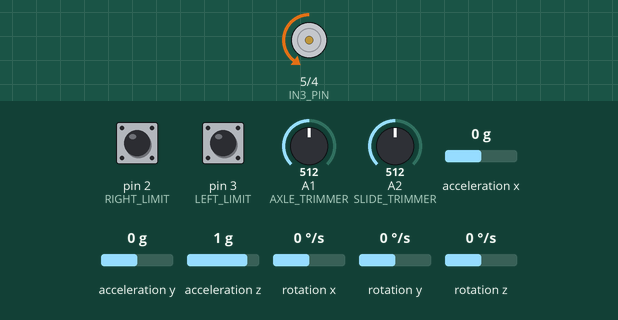
Simulated run of this sketch. Board: Arduino Uno, built with avr-gcc and run on an emulated ATmega328P. On the bench: motor-driver pin pairs drawn as motors (green arrow = first pin HIGH = forward, orange = second pin HIGH = backward, longer = more drive, scaled by the enable pin). Wiring (inferred from the names in the program): MPU-9250 motion sensor at I2C address 0x68. Inputs (shaded band) come from the test bench; at power-on: pin 3 (LEFT_LIMIT) HIGH, pin 2 (RIGHT_LIMIT) HIGH, A1 (AXLE_TRIMMER) = 512, A2 (SLIDE_TRIMMER) = 512, acceleration x 0 g, acceleration y 0 g, acceleration z 1 g, rotation x 0 °/s, rotation y 0 °/s, rotation z 0 °/s. What the sketch prints to the serial monitor is not drawn.

Above: at 0.9 s.
1.1 s: pin 3 (LEFT_LIMIT) pulled LOW for 1 s
At 4.8 s:
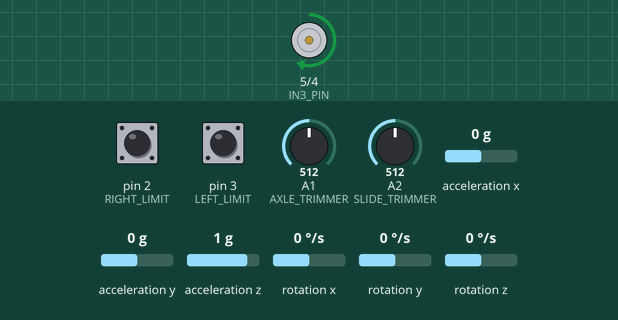
5.1 s: pin 2 (RIGHT_LIMIT) pulled LOW for 0.15 s
At 6.4 s:
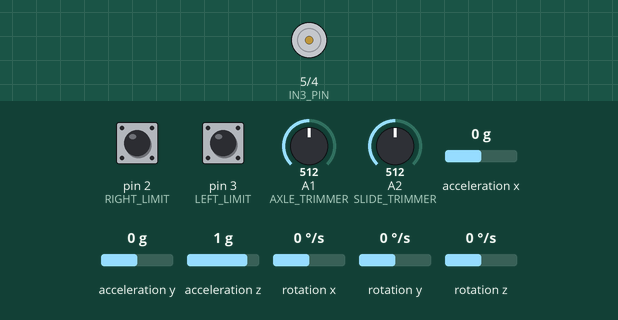
8.2 s: pin 2 (RIGHT_LIMIT) pulled LOW for 3.2 s
At 9.1 s:
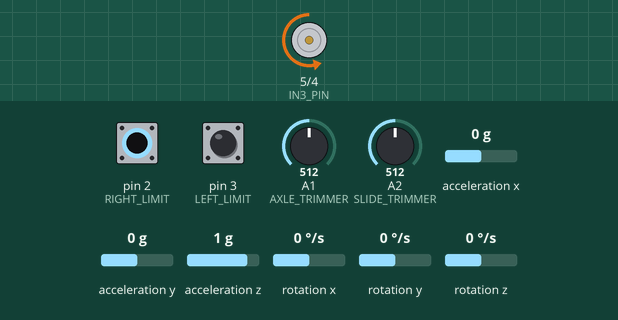
Timing chart, 0 to 11.2 s (numbered marks = the images above; inputs shaded):
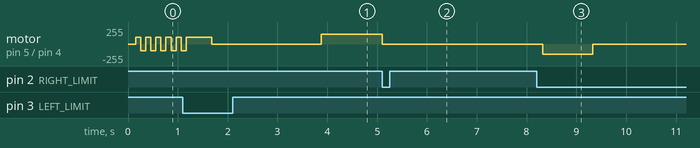

The sketch:

SeeSaw.ino
```cpp
#include <Wire.h>
#include <math.h>

/* ===========================
   Hardware Pins (Motor & Limits)
   =========================== */
#define IN3_PIN        5
#define IN4_PIN        4
#define SPEED_PIN      6
#define LEFT_LIMIT     3     // Active LOW (using INPUT_PULLUP)
#define RIGHT_LIMIT    2     // Active LOW (using INPUT_PULLUP)

/* ===========================
   Potentiometers
   =========================== */
#define AXLE_TRIMMER   A1    // Angle potentiometer (on platform axis)
#define SLIDE_TRIMMER  A2    // User target angle command

/* ===========================
   IMU (MPU6500 / 6050)
   =========================== */
#define MPU6500_ADDR 0x68
#define ACCEL_XOUT_H 0x3B
#define GYRO_XOUT_H  0x43
#define PWR_MGMT_1   0x6B

// Sensitivity scale factors (raw -> physical units)
#define ACCEL_SCALE 16384.0f  // LSB/g  (±2g)
#define GYRO_SCALE   131.0f   // LSB/(°/s) (±250 dps)

/* ===========================
   IMU calibration (means & variances in RAW units)
   accelOffsets[0..2] = mean (raw)
   accelOffsets[3..5] = variance (raw^2)
   gyroOffsets [0..2] = mean (raw)
   gyroOffsets [3..5] = variance (raw^2)
   =========================== */
double accelOffsets[6] = {0,0,0,0,0,0};
double gyroOffsets[6]  = {0,0,0,0,0,0};

/* Min/Max constants */
const int MAX_PWM = 255;
const int MIN_PWM = 80;
double MAX_ANGLE = 0.0;
double MIN_ANGLE = 0.0;
int MAX_POT = 0;
int MIN_POT = 0;

/* Kalman */
double cov;    // Accelerometer and gyro covariance
double pot_var;
double theta_kalman;
unsigned long loop_start;
int16_t acc[3] = {0, 0, 0};
int16_t gyro[3] = {0, 0, 0};

/* PID */
// Gains (units): Kp [PWM/deg], Kd [PWM/(deg/s)], Ki [PWM/(deg*s)]
float Kp = 7.0f;
float Kd = 0.7f;      // positive, since we subtract the rate term below
float Ki = 10.0f;      // start small; see tuning notes

// Derivative filter (seconds)
double D_tau = 0.05;   // 50 ms low-pass on gyro rate

// Integral state and limits
double I_state = 0.0;          // integrates error
double I_leak_tau = 0;       // seconds; set 0 to disable leak
double I_max_pwm = 255.0;      // clamp Ki*I_state within ±I_max_pwm

double theta_goal;
int motor_speed;
long prev_angle;
double dt;
const long MAX_DERIVATIVE = 6000;
long max_der = 0;
long min_der = 0;

String inputString = "";

void setup() {
    Serial.begin(115200);
    Wire.begin();

    pinMode(IN3_PIN, OUTPUT);
    pinMode(IN4_PIN, OUTPUT);
    pinMode(SPEED_PIN, OUTPUT);
    pinMode(LEFT_LIMIT,  INPUT_PULLUP);
    pinMode(RIGHT_LIMIT, INPUT_PULLUP);
    pinMode(AXLE_TRIMMER,  INPUT);
    pinMode(SLIDE_TRIMMER, INPUT);

    stop_motor();

    // Initialize IMU
    imuWake();
    delay(150);
    calibrateMPU6500(15);

    // Calibrate motor offsets
    motor_calibrate(100);
}

void loop() {
    // Perform angle update
    loop_start = micros();
    dt = kalman_update(loop_start, acc, gyro);
    theta_goal = map(analogRead(SLIDE_TRIMMER), 0, 1023, MIN_ANGLE*100, MAX_ANGLE*100) / 100.0;
    pid(dt, gyro[0]);
    driveMotor(motor_speed);
    Serial.print("Goal angle: ");
    Serial.print(theta_goal);
    Serial.print(" deg | Current angle: ");
    Serial.print(theta_kalman);
    Serial.print(" deg | Motor speed: ");
    Serial.println(motor_speed);

    if (Serial.available()) {
        char inChar = (char)Serial.read();

        // End of line marks full command
        if (inChar == '\n' || inChar == '\r') {
        if (inputString.length() > 0) {
            parseCommand(inputString);
            inputString = ""; // reset
        }
        } else {
        inputString += inChar;
        }
    }

}

/* ===========================
   Motor helpers
   =========================== */
void move_right(int sp) {
    digitalWrite(IN3_PIN, HIGH);
    digitalWrite(IN4_PIN, LOW);
    analogWrite(SPEED_PIN, sp);
}

void move_left(int sp) {
    digitalWrite(IN3_PIN, LOW);
    digitalWrite(IN4_PIN, HIGH);
    analogWrite(SPEED_PIN, sp);
}

void stop_motor() {
    digitalWrite(IN3_PIN, LOW);
    digitalWrite(IN4_PIN, LOW);
    analogWrite(SPEED_PIN, 0);
}

bool atLeftLimit()  { return digitalRead(LEFT_LIMIT)  == LOW; }
bool atRightLimit() { return digitalRead(RIGHT_LIMIT) == LOW; }

/* ===========================
   IMU helpers
   =========================== */
void imuWake() {
    Wire.beginTransmission(MPU6500_ADDR);
    Wire.write(PWR_MGMT_1);
    Wire.write(0x00);
    Wire.endTransmission();
}

// Burst-read 14 bytes (Accel XYZ, Temp, Gyro XYZ) starting at ACCEL_XOUT_H
void imuBurstRead(uint8_t startReg, uint8_t* buf14) {
    Wire.beginTransmission(MPU6500_ADDR);
    Wire.write(startReg);
    Wire.endTransmission(false);     // repeated start
    Wire.requestFrom(MPU6500_ADDR, (uint8_t)14);
    for (uint8_t i = 0; i < 14 && Wire.available(); ++i)
        buf14[i] = Wire.read();
}

void readRawAccelGyro(int16_t accel[3], int16_t gyro[3]) {
    uint8_t b[14];
    imuBurstRead(ACCEL_XOUT_H, b);
    // [AxH AxL AyH AyL AzH AzL TempH TempL GxH GxL GyH GyL GzH GzL]
    accel[0] = (int16_t)((b[0] << 8) | b[1]);
    accel[1] = (int16_t)((b[2] << 8) | b[3]);
    accel[2] = (int16_t)((b[4] << 8) | b[5]);
    gyro[0]  = (int16_t)((b[8] << 8) | b[9]);
    gyro[1]  = (int16_t)((b[10] << 8) | b[11]);
    gyro[2]  = (int16_t)((b[12] << 8) | b[13]);
}

/*
  Means/variances are in RAW sensor units.
*/
void calibrateMPU6500(uint16_t samples) {
    long acc_data[samples][3];
    long acc_sum[3];
    int16_t a[3] = {0, 0, 0};

    long gyro_data[samples][3];
    long gyro_sum[3];
    int16_t g[3] = {0, 0, 0};
    int next = 100;
    // Take samples and record data
    for(int i = 0; i < samples; i++) {
        driveMotor(next);
        readRawAccelGyro(a, g);
        for(int j = 0; j < 3; j++) {
            acc_data[i][j] = a[j];
            acc_sum[j] += a[j];

            gyro_data[i][j] = g[j];
            gyro_sum[j] += g[j];
        }
        next = -1 * next;
        delay(100);
    }

    // Compute means
    for(int i = 0; i < 3; i++) {
        accelOffsets[i] = acc_sum[i] / samples;
        gyroOffsets[i] = gyro_sum[i] / samples;
    }

    long acc_var_sum[3];
    long gyro_var_sum[3];

    // Compute variances (raw^2)
    for(int i = 0; i < samples; i++) {
        for(int j = 0; j < 3; j++) {
            acc_var_sum[j] = pow((acc_data[i][j] - accelOffsets[j]), 2);
            gyro_var_sum[j] = pow((gyro_data[i][j] - gyroOffsets[j]), 2);
        }
    }

    for(int i = 0; i < 3; i++) {
        accelOffsets[i+3] = acc_var_sum[i] / samples;
        gyroOffsets[i+3] = gyro_var_sum[i] / samples;
    }
}

int pwm_valid(int pwm) {
    if(abs(pwm) > MIN_PWM && abs(pwm) < MAX_PWM) { return 0; }
    else {
        if(pwm > MAX_PWM) { return MAX_PWM; }
        else if(pwm < (-1*MAX_PWM)) { return -1*MAX_PWM; }
        else if(pwm > 0 && pwm < MIN_PWM) { return MIN_PWM; }
        else if(pwm < 0 && pwm > (-1*MIN_PWM)) { return -1*MIN_PWM; }
        else if(pwm == 0) { return 0; }
    }
}

void driveMotor(int pwm) {
    if (pwm == 0) { stop_motor(); return; }
    if (pwm > 0 && (pwm_valid(pwm) == 0) && !atRightLimit()) { move_right(pwm); }
    else if((pwm_valid(pwm) == 0) && !atLeftLimit()) { move_left(-pwm); }
}

double angleAccel(int16_t ay, int16_t az) {
    return atan2f(ay, az) * 180.0f / M_PI;
}

double angleGyro(int16_t gx, double theta_init, double dt) {
    return theta_init + (gx / GYRO_SCALE) * dt;
}

double measureAnglePot() {
    int raw = analogRead(AXLE_TRIMMER);
    return map(raw, MIN_POT, MAX_POT, (long)(MIN_ANGLE*100), (long)(MAX_ANGLE*100)) / 100.0f;
}

void motor_calibrate(uint16_t samples) {
    Serial.println("Going left");
    driveMotor(-150);
    while(!atLeftLimit());
    stop_motor();
    delay(500);
    int16_t a[3] = {0, 0, 0};
    int16_t g[3] = {0, 0, 0};

    double angle = 0;
    long pot = 0;
    for(int i = 0; i < samples; i++) {
        readRawAccelGyro(a,g);
        angle += angleAccel(a[1], a[2]);
        pot += analogRead(AXLE_TRIMMER);
        delay(10);
    }
    MIN_ANGLE = angle / samples;
    MIN_POT = int((double)pot / (double)samples);
    Serial.print("Minimum angle: ");
    Serial.print(MIN_ANGLE);
    Serial.println(" deg");
    delay(500);

    Serial.println("Going right");
    driveMotor(150);
    while(!atRightLimit());
    stop_motor();
    delay(500);

    angle = 0;
    pot = 0;
    for(int i = 0; i < samples; i++) {
        readRawAccelGyro(a,g);
        angle += angleAccel(a[1], a[2]);
        pot += analogRead(AXLE_TRIMMER);
        delay(10);
    }
    MAX_ANGLE = angle / samples;
    MAX_POT = int((double)pot / (double)samples);
    Serial.print("Maximum angle: ");
    Serial.print(MAX_ANGLE);
    Serial.println(" deg");
    delay(500);

    // Calculate covariance of acc and gyro
    theta_kalman = MAX_ANGLE; // Initialize to max angle since known
    covariance_a_g();
}

void covariance_a_g() {
    int16_t a[3] = {0, 0, 0};
    int16_t g[3] = {0, 0, 0};
    double a_angle[10];
    double g_angle[11];
    g_angle[0] = MAX_ANGLE;
    unsigned long t0;
    unsigned long t1;

    // Take 10 measurements to determine covariance
    for(int i = 0; i < 10; i++) {
        t0 = micros();
        readRawAccelGyro(a, g);
        t1 = micros();
        a_angle[i] = angleAccel(a[1], a[2]);
        g_angle[i+1] = angleGyro(g[0], g_angle[i], (t1-t0)/1.0e6);
    }

    double a_mean = 0.0;
    double g_mean = 0.0;

    for(int i = 0; i < 10; i++) {
        a_mean += a_angle[i];
        g_mean += g_angle[i+1];
    }

    a_mean = a_mean / 10;
    g_mean = g_mean / 10;

    for(int i = 0; i < 10; i++) {
        cov += (a_angle[i] - a_mean) * (g_angle[i+1] - g_mean);
    }

    cov = cov / 10;
    delay(1000);
    pot_variance();
}

void pot_variance() {
    int16_t a[3] = {0, 0, 0};
    int16_t g[3] = {0, 0, 0};
    double pot_angle[10];

    // Take 10 measurements to determine covariance
    for(int i = 0; i < 10; i++) {
        pot_angle[i] = measureAnglePot();
        driveMotor(-150);
        delay(100);
        driveMotor(150);
        while(!atRightLimit());
        stop_motor();
    }

    double pot_mean = 0.0;

    for(int i = 0; i < 10; i++) {
        pot_mean += pot_angle[i];
    }

    pot_mean = pot_mean / 10;

    for(int i = 0; i < 10; i++) {
        pot_var += pow((pot_angle[i] - pot_mean), 2);
    }

    pot_var = pot_var / 10;
    prev_angle = MAX_ANGLE;
}

double kalman_update(unsigned long t0, int16_t* a, int16_t* g) {
    readRawAccelGyro(a, g);
    double dt = (micros() - t0)/1.0e6;
    // Predict
    theta_kalman = angleGyro(g[0], theta_kalman, dt);
    // Update with prediction uncertainty
    cov = cov + pow(dt, 2) * pow(gyroOffsets[3] / (GYRO_SCALE*GYRO_SCALE), 2);
    // Measure
    double theta_meas = angleAccel(a[1], a[2]);
    // Kalman gain of measurement
    double kalman_gain = cov / (cov + (accelOffsets[4] + accelOffsets[5])/(2*pow(ACCEL_SCALE, 2)));
    // Update with measurement uncertainty
    cov = (1 - kalman_gain)*cov;
    // Intermediate output
    theta_kalman = theta_kalman + kalman_gain * (theta_meas - theta_kalman);
    // Measure with other sensor
    theta_meas = measureAnglePot();
    // Kalman gain of second measurement
    kalman_gain = cov / (cov + pot_var);
    // Update with second measurement uncertainty
    cov = (1 - kalman_gain)*cov;
    // Final output
    theta_kalman = theta_kalman + kalman_gain * (theta_meas - theta_kalman);

    return dt;
}

void pid(double dt, int16_t gx) {
  // 1) Error: setpoint - measurement
  double e = theta_goal - theta_kalman;

  // 2) Derivative from gyro (deg/s), low-pass filtered
  static double theta_dot_f = 0.0;
  double theta_dot = (double)gx / GYRO_SCALE;      // deg/s
  double alpha = dt / (D_tau + dt);
  theta_dot_f += alpha * (theta_dot - theta_dot_f);

  // 3) Leaky integrator (bleed toward 0 to avoid long-term windup)
  if (I_leak_tau > 0.0) {
    double leak = dt / I_leak_tau;
    if (leak > 1.0) leak = 1.0;
    I_state *= (1.0 - leak);
  }

  // ---------- Exponential boost for persistent small error ----------
  // Counts time only while |e| is small (stuck near target) and the sign is stable.
  static double persist_t = 0.0;
  static double e_prev = 0.0;
  const double E_PERSIST_MIN = 0.15;  // deg: ignore pure noise below this
  const double E_PERSIST_MAX = 6.0;   // deg: don't "boost" when far away
  const double I_BOOST_RATE = 7;    // 1/s: growth rate for exp() (tune 0.3–1.0)
  const double I_BOOST_MAX  = 50;   // cap on the boost factor (tune 5–20)

  bool small_and_stable =
      (fabs(e) >= E_PERSIST_MIN) &&
      (fabs(e) <= E_PERSIST_MAX) &&
      (e * e_prev > 0.0);     // same sign as last loop

  if (small_and_stable) {
    persist_t += dt;          // accumulate persistence time
  } else {
    persist_t = 0.0;          // reset if large jump, sign flip, or too small/large
  }

  double I_boost = exp(I_BOOST_RATE * persist_t);
  if (I_boost > I_BOOST_MAX) I_boost = I_BOOST_MAX;
  // -----------------------------------------------------------------

  // 4) Conditional integration (anti-windup)
  double u_pd  = Kp * e - Kd * theta_dot_f;
  double u_pred = u_pd + Ki * I_state;

  bool will_saturate_hi = (u_pred >  (MAX_PWM - 1));
  bool will_saturate_lo = (u_pred < -(MAX_PWM - 1));

  bool integrate = true;
  if (will_saturate_hi && e > 0) integrate = false;
  if (will_saturate_lo && e < 0) integrate = false;

  if (integrate) {
    // Exponentially accelerated integration when small error persists
    I_state += (I_boost * e * dt);   // deg*s scaled by boost
  }

  // Clamp integral so its contribution stays bounded
  double I_term = Ki * I_state;
//   if (I_term >  I_max_pwm) { I_term =  I_max_pwm; I_state = I_max_pwm / Ki; }
//   if (I_term < -I_max_pwm) { I_term = -I_max_pwm; I_state = -I_max_pwm / Ki; }

  // 5) Raw command
  double u = u_pd + I_term;
  Serial.println(u);

  // 6) Small deadband → zero (don’t snap to ±MIN)
  if (fabs(u) < MIN_PWM) u = 0.0;

  // 7) Saturate to driver limits (inside valid range)
  if (u >  (MAX_PWM - 1)) u =  (MAX_PWM - 1);
  if (u < -(MAX_PWM - 1)) u = -(MAX_PWM - 1);

  // Optional: reset integral if we slam a limit switch
  if (atLeftLimit() || atRightLimit()) {
    I_state = 0.0;
    persist_t = 0.0;  // also reset persistence timer
  }

  motor_speed = (int)u;
  e_prev = e;  // update after using it
}


void parseCommand(String command) {
  command.trim();  // remove whitespace

  int eqIndex = command.indexOf('=');
  if (eqIndex == -1) return; // no '=' found

  String key = command.substring(0, eqIndex);
  String valueStr = command.substring(eqIndex + 1);

  float value = valueStr.toFloat();

  if (key == "Kp") {
    Kp = value;
    Serial.print("Set Kp = ");
    Serial.println(Kp);
  } else if (key == "Kd") {
    Kd = value;
    Serial.print("Set Kd = ");
    Serial.println(Kd);
  } else if (key == "Ki" || key == "ki") {
    Ki = value;
    Serial.print("Set Ki = ");
    Serial.println(Ki);
  } else {
    Serial.print("Unknown key: ");
    Serial.println(key);
  }
}
```

Measured:
- after the input at 5.1 s, motor on pin 5 (IN3_PIN) / pin 4 (IN4_PIN): forward 150/255 → stopped at once
